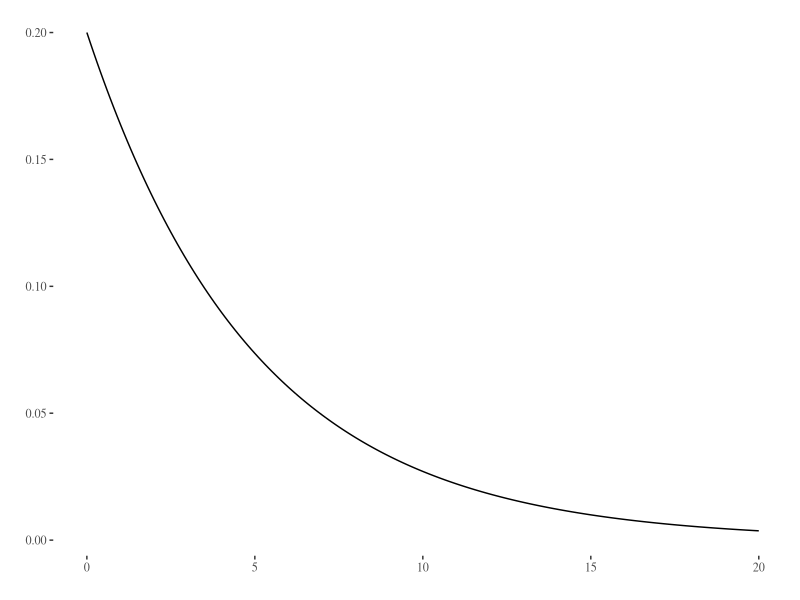
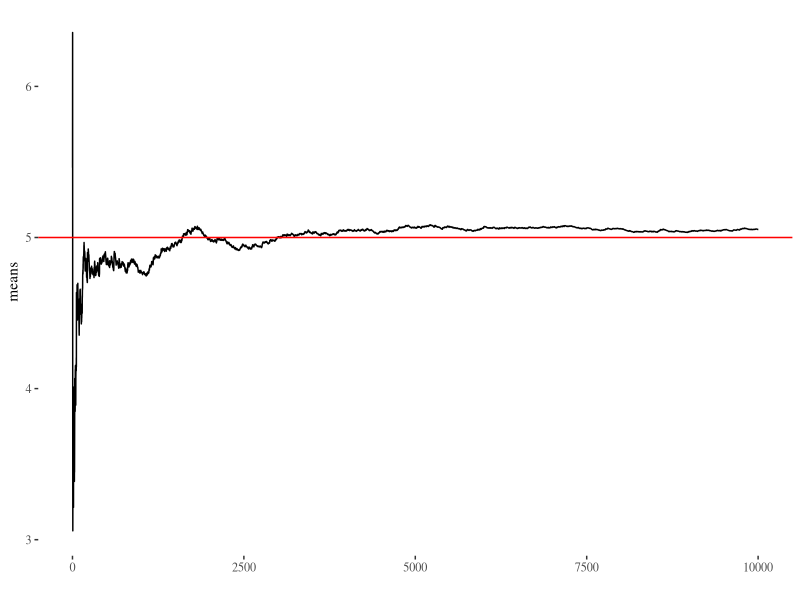
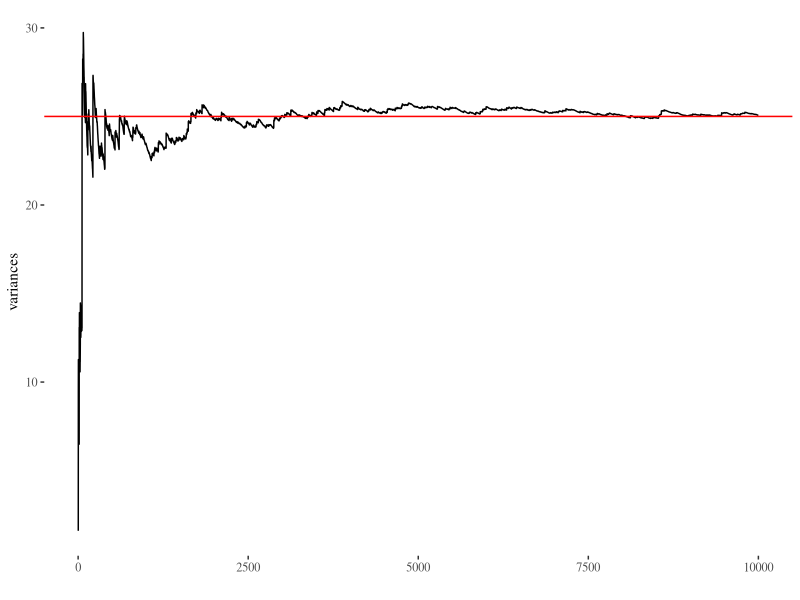
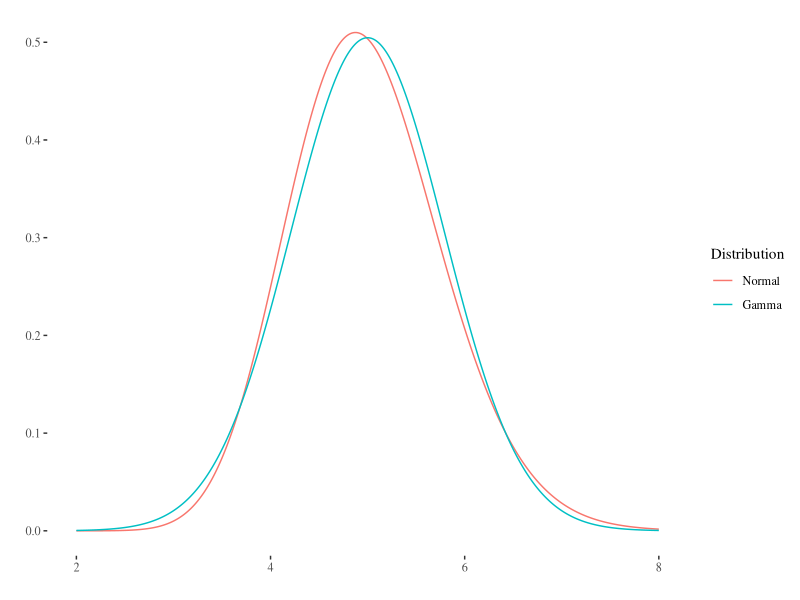
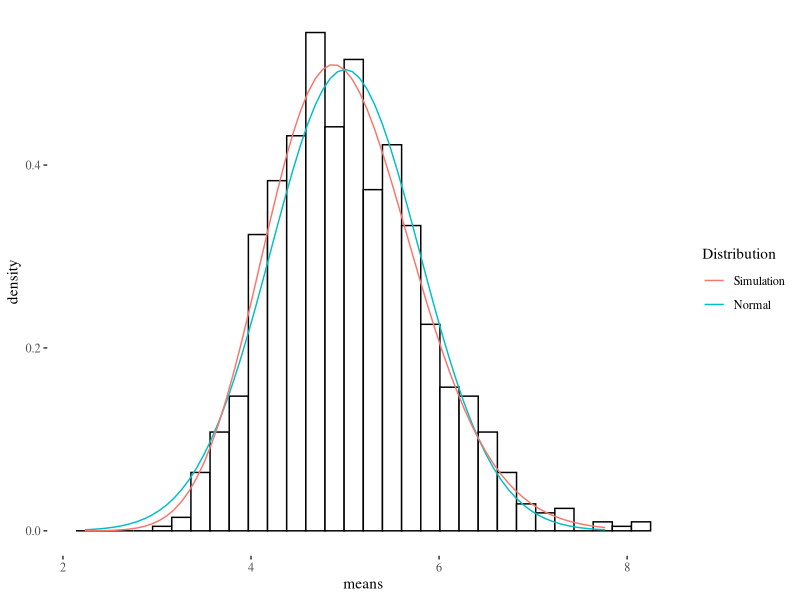

Write R code to recreate these figures, in order.
## ---- chunk 1
require("knitr")
require("markdown")
require("ggplot2")
require("ggthemes")
require("data.table")
## ---- chunk 2
x <- seq(0,20,0.1)
lambda <- 0.2
ggplot() + geom_path(aes(x,dexp(x,lambda)))+labs(x="",y="")+theme_tufte()
## ---- chunk 3
N <- 10000
set.seed(1110)
exps <- rexp(N,lambda)
means <- sapply(1:N, function(n) mean(exps[1:n]))
ggplot() + geom_line(aes(x=1:N, y=means)) + 
  geom_hline(yintercept=1/lambda, color="red") +
    labs(x="") + theme_tufte()
## ---- chunk 4
vars <- sapply(1:N, function(n) var(exps[1:n]))
ggplot()+geom_line(aes(2:N, vars[2:N]))+
  geom_hline(yintercept=1/lambda^2, color="red")+
    labs(x="", y="variances")+theme_tufte()
## ---- chunk 5
x <- seq(2,8,0.01)
k <- 40
e40.m <- 1/lambda
e40.sd <- 1/(lambda*sqrt(40))
ggplot()+geom_path(aes(x,dgamma(x, shape= k, rate = k*lambda), colour="blue"))+
    geom_path(aes(x=x, y = dnorm(x, e40.m, e40.sd), colour="red") )+
        labs(x="", y="")+
                 scale_colour_discrete(name  ="Distribution",
                                       labels=c("Normal", "Gamma"))+
  theme_tufte()

## ---- chunk 6
N <- 1000
means <- c()
set.seed(10)
for (n in 1:N) {
  exps <- rexp(k, lambda)
  means <- c(means,mean(exps))
}
e40.dt <- data.table(means=means)
x <- seq(e40.m-3.5*e40.sd,e40.m+3.5*e40.sd,e40.sd/10)
ggplot()+geom_histogram(data=e40.dt,aes(x=means, y=..density..),
                        fill="white", colour="black")+
    geom_path(aes(x=x, y = dnorm(x, e40.m, e40.sd),colour="red"))+theme_bw()+
        geom_path(aes(x,k*dgamma(k*x, shape= k, scale = 5), colour="blue"))+
            scale_colour_discrete(name  ="Distribution",
                                  labels=c("Simulation","Normal", "Gamma"))+
  theme_tufte()
